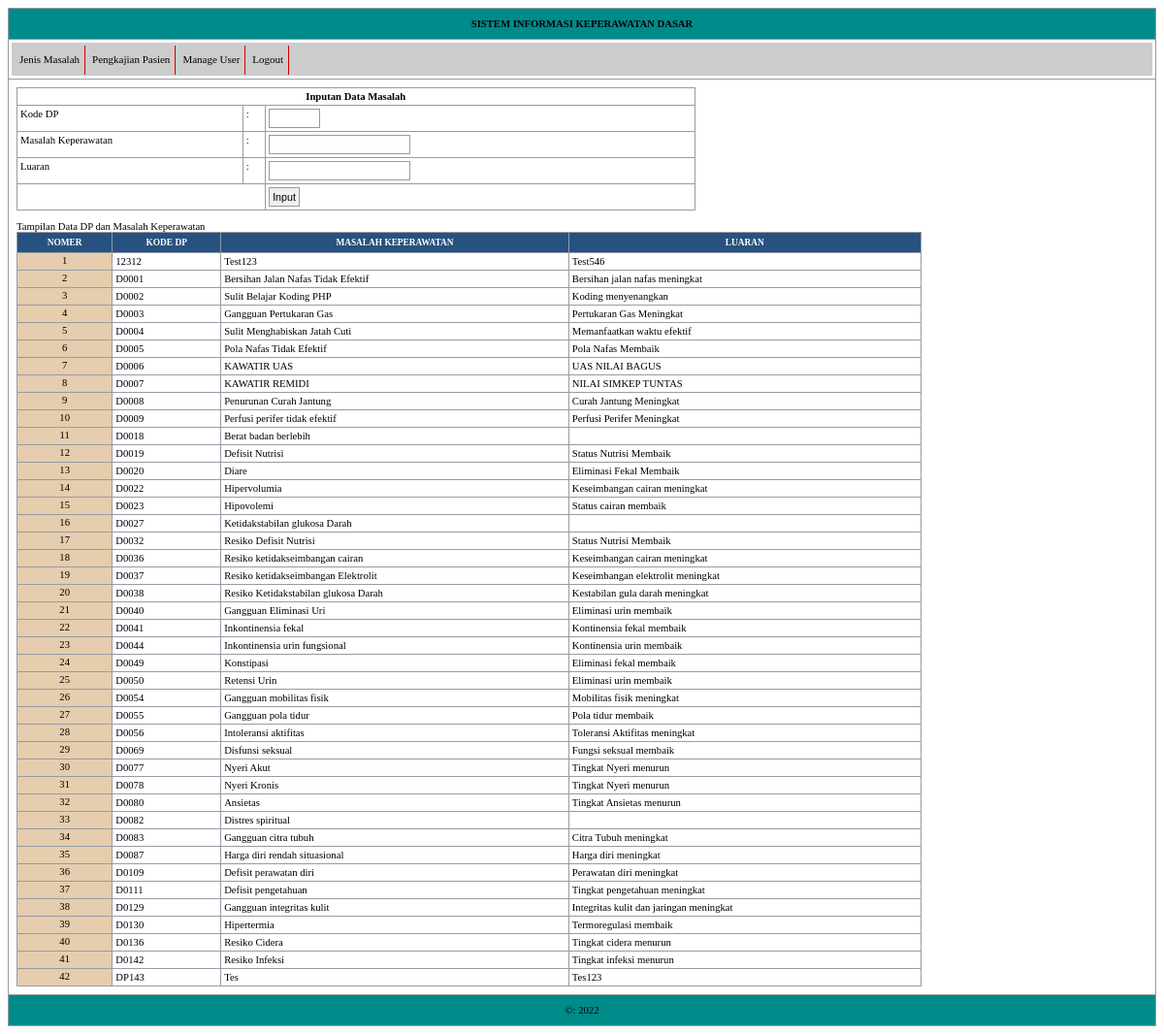
Page /home.php?p=4 (signed in) on the committed database.
### tables this page shows
CREATE TABLE `masalah` (
  `id` int(4) NOT NULL,
  `dp` varchar(5) NOT NULL,
  `mslh` varchar(50) NOT NULL,
  `luaran` varchar(50) NOT NULL
);

### input_masalah.php (the view)
<?php
require('koneksi.php');
echo "<FORM ACTION='?p=41' METHOD='POST'>
	<table width=60% border=1>
		<tr><td colspan=3 align=center><b>Inputan Data Masalah </b></td>
		</tr>
		<tr><td width=20%>Kode DP</td>
			<td width=2%>:</td>
			<td width=38%><input name=dp type=text size=5 maxlength=5 onkeyup=this.value=this.value.toUpperCase()/> </td>
		</tr>
		<tr><td>Masalah Keperawatan</td>
			<td>:</td>
			<td><input type=text name=mslh ></td>
		</tr>
		</tr>
		<tr><td>Luaran</td>
			<td>:</td>
			<td><input type=text name=luaran ></td>
		</tr>
		<tr><td colspan=2></td>
			<td><input type=submit name=Input value=Input></td>
		</tr>
	 </table>
</FORM>";
echo "Tampilan Data DP dan Masalah Keperawatan
		<table width=80% border=1>
			<tr>
				<th>Nomer</th>
				<th>Kode DP</th>
				<th>Masalah Keperawatan</th>
				<th>Luaran</th>
			</tr>";
			$nomer=0;
			$query = mysqli_query($conn,"SELECT * FROM masalah order by dp ASC");
			while ($hasil=mysqli_fetch_array($query)) {
				$nomer++;
				echo "<tr>
						<td class=kotak_nomor>$nomer</td>
						<td>$hasil[dp]</td>
						<td>$hasil[mslh]</td>
						<td>$hasil[luaran]</td>
					</tr>";
			}
	echo "</table>";
?>

### home.php (shortened to what this page needs)
<?php
if (isset($_SESSION['id_user'])){
?>
<link href=style.css rel=stylesheet type=text/css>
<center>
	<table width=100% cellspacing=0>
		<tr>
			<td class="bg_header"><b>SISTEM INFORMASI KEPERAWATAN DASAR</b>	</td>
		</tr>
		<tr>
			<td><?php require "toolbar.php"; ?></td>
		</tr>
		<tr>
			<td><div style=padding:5px> <?php require "control.php"; ?> </div>
		<tr>
			<td class=footer>&copy: 2022  <br>	</td>
		</tr>
</center>
<?php
} else { echo "<tr>
		<td align=center>Anda belum login! Anda tidak berhak masuk ke halaman ini. Silahkan login <a href=index.php>di sini</a></td>
		</tr>";
}?>

### toolbar.php (shortened to what this page needs)
<div id="menu">
	<ul>
		<li><a href="?p=">Jenis Masalah</a>
		</li>
		<li><a href="?p=1">Pengkajian Pasien</a>
		</li>
		<li><a href="?p=7">Manage User</a>
		</li>
		<li><a href="logout.php">Logout</a>
		</li>
	</ul>
</div>

### control.php (shortened to what this page needs)
<?php
$p=$_GET['p'];
if ($p==4) require "input_masalah.php";
?>

### style.css (style rules this page uses)
table { font-family: Tahoma; font-size: 8pt; border: 1px solid #999999 ; border-collapse:collapse; }
.footer { background-color: #008B8B; text-align: center; padding: 10px; }
input { padding:3px; border: 1px solid #999999; font-family: Tahoma, Geneva, sans-serif; font-size: 8pt; }
th { color: #FFFFFF; font-size: 7pt; text-transform: uppercase; text-align: center; padding:5px; border-width: 1px; border-style: solid; border-color: #969BA5; border-collapse: collapse; background-color: #265180; }
td { vertical-align: top; border: 1px solid #969BA5; padding: 3px; }
#menu { color: #000; height:32px; background-color: #CCC; font-size: 11px; line-height:1.8em; border: 1px solid #CCC; }
#menu ul { padding: 0; margin: 0; list-style:none; border:1px solid #CCC; }
#menu ul li { float:left; position:relative; border:1px solid #CCC; }
#menu ul li a { float:left; padding:5px; border-right: 1px solid #C00; text-decoration:none; display:block; color: #000; }
.bg_header { background-color: #008B8B; text-align: center; padding: 10px; }
.kotak_nomor { background-color: #E5CDAE; padding: 2px; text-align: center; }

### rows in the picture
masalah: dp "12312", mslh "Test123", luaran "Test546"
masalah: dp "D0001", mslh "Bersihan Jalan Nafas Tidak Efektif", luaran "Bersihan jalan nafas meningkat"
masalah: dp "D0002", mslh "Sulit Belajar Koding PHP", luaran "Koding menyenangkan"
masalah: dp "D0003", mslh "Gangguan Pertukaran Gas", luaran "Pertukaran Gas Meningkat"
masalah: dp "D0004", mslh "Sulit Menghabiskan Jatah Cuti", luaran "Memanfaatkan waktu efektif"
masalah: dp "D0005", mslh "Pola Nafas Tidak Efektif", luaran "Pola Nafas Membaik"
masalah: dp "D0006", mslh "KAWATIR UAS", luaran "UAS NILAI BAGUS"
masalah: dp "D0007", mslh "KAWATIR REMIDI", luaran "NILAI SIMKEP TUNTAS"
masalah: dp "D0008", mslh "Penurunan Curah Jantung", luaran "Curah Jantung Meningkat"
masalah: dp "D0009", mslh "Perfusi perifer tidak efektif", luaran "Perfusi Perifer Meningkat"
masalah: dp "D0018", mslh "Berat badan berlebih"
masalah: dp "D0019", mslh "Defisit Nutrisi", luaran "Status Nutrisi Membaik"
masalah: dp "D0020", mslh "Diare", luaran "Eliminasi Fekal Membaik"
masalah: dp "D0022", mslh "Hipervolumia", luaran "Keseimbangan cairan meningkat"
masalah: dp "D0023", mslh "Hipovolemi", luaran "Status cairan membaik"
masalah: dp "D0027", mslh "Ketidakstabilan glukosa Darah"
masalah: dp "D0032", mslh "Resiko Defisit Nutrisi", luaran "Status Nutrisi Membaik"
masalah: dp "D0036", mslh "Resiko ketidakseimbangan cairan", luaran "Keseimbangan cairan meningkat"
masalah: dp "D0037", mslh "Resiko ketidakseimbangan Elektrolit", luaran "Keseimbangan elektrolit meningkat"
masalah: dp "D0038", mslh "Resiko Ketidakstabilan glukosa Darah", luaran "Kestabilan gula darah meningkat"
masalah: dp "D0040", mslh "Gangguan Eliminasi Uri", luaran "Eliminasi urin membaik"
masalah: dp "D0041", mslh "Inkontinensia fekal", luaran "Kontinensia fekal membaik"
masalah: dp "D0044", mslh "Inkontinensia urin fungsional", luaran "Kontinensia urin membaik"
masalah: dp "D0049", mslh "Konstipasi", luaran "Eliminasi fekal membaik"
masalah: dp "D0050", mslh "Retensi Urin", luaran "Eliminasi urin membaik"
masalah: dp "D0054", mslh "Gangguan mobilitas fisik", luaran "Mobilitas fisik meningkat"
masalah: dp "D0055", mslh "Gangguan pola tidur", luaran "Pola tidur membaik"
masalah: dp "D0056", mslh "Intoleransi aktifitas", luaran "Toleransi Aktifitas meningkat"
masalah: dp "D0069", mslh "Disfunsi seksual", luaran "Fungsi seksual membaik"
masalah: dp "D0077", mslh "Nyeri Akut", luaran "Tingkat Nyeri menurun"
masalah: dp "D0078", mslh "Nyeri Kronis", luaran "Tingkat Nyeri menurun"
masalah: dp "D0080", mslh "Ansietas", luaran "Tingkat Ansietas menurun"
masalah: dp "D0082", mslh "Distres spiritual"
masalah: dp "D0083", mslh "Gangguan citra tubuh", luaran "Citra Tubuh meningkat"
masalah: dp "D0087", mslh "Harga diri rendah situasional", luaran "Harga diri meningkat"
masalah: dp "D0109", mslh "Defisit perawatan diri", luaran "Perawatan diri meningkat"
masalah: dp "D0111", mslh "Defisit pengetahuan", luaran "Tingkat pengetahuan meningkat"
masalah: dp "D0129", mslh "Gangguan integritas kulit", luaran "Integritas kulit dan jaringan meningkat"
masalah: dp "D0130", mslh "Hipertermia", luaran "Termoregulasi membaik"
masalah: dp "D0136", mslh "Resiko Cidera", luaran "Tingkat cidera menurun"
masalah: dp "D0142", mslh "Resiko Infeksi", luaran "Tingkat infeksi menurun"
masalah: dp "DP143", mslh "Tes", luaran "Tes123"
